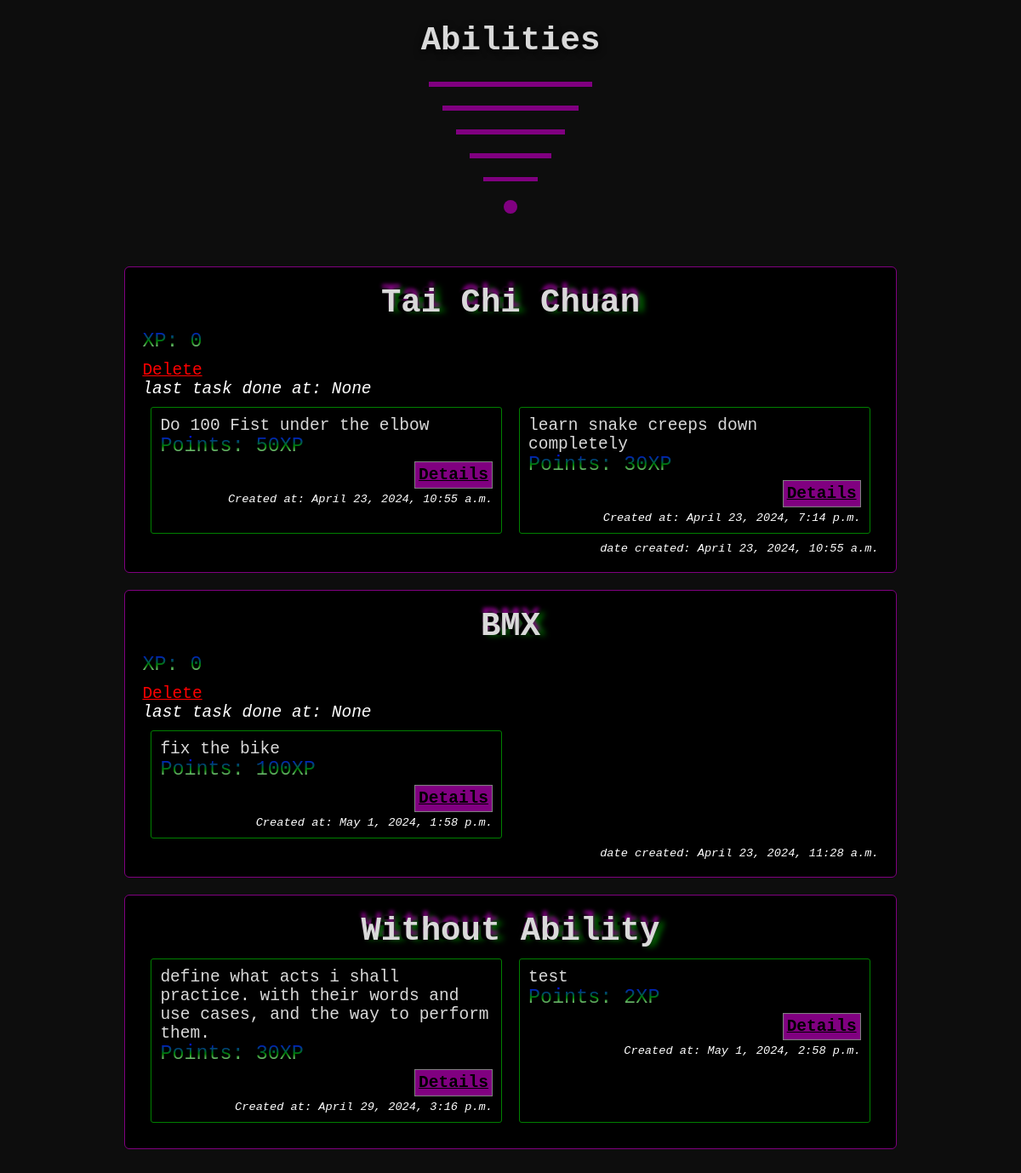
Screenshot of /abilities/list/ with the database file from the repository.
### abilities/models/ability.py (models this page shows, shortened)
class Ability(models.Model):
    name = models.CharField(max_length=100)
    total_xp = models.IntegerField(default=0)
    created_at = models.DateTimeField(auto_now_add=True)
    last_task_done_at = models.DateTimeField(null=True, blank=True)

### tasks/models/task.py (models this page shows, shortened)
class Task(models.Model):
    ability = models.ForeignKey(
        Ability,
        on_delete=models.SET_NULL,
        related_name='tasks_ability',
        null=True,
        blank=True
    )
    description = models.TextField()
    xp = models.IntegerField(default=0)
    is_done = models.BooleanField(default=False)
    is_added = models.BooleanField(default=False)
    created_at = models.DateTimeField(auto_now_add=True)
    done_at = models.DateTimeField(null=True, blank=True)

### abilities/views/list_abilities.py (the view)
# urls.py: path('list/', AbilityListGenericView.as_view(), name='ability_list_generic'),
class AbilityListGenericView(generic.ListView):
    model = Ability
    template_name = 'all_abilities.html'
    context_object_name = 'abilities'
    def get_context_data(self, **kwargs):
        context = super().get_context_data(**kwargs)
        abilities = context['abilities']
        tasks_without_ability = Task.objects.filter(ability__isnull=True)
        for ability in abilities:
            tasks = Task.objects.filter(ability=ability)
            ability.tasks = tasks  # Add tasks to ability object
        context['tasks_without_ability'] = tasks_without_ability
        return context

### abilities/templates/all_abilities.html (shortened to what this page needs)
<!DOCTYPE html>
<html lang="en">
<head>
</head>
<body>
    <center>
        <h1 class="title">Abilities</h1>
        <div style="height:0.3em; width:12rem; background-color:purple;" ></div><br>
        <div style="height:0.3em; width:10rem; background-color:purple;" ></div><br>
        <div style="height:0.3em; width:8rem; background-color:purple;" ></div><br>
        <div style="height:0.3em; width:6rem; background-color:purple;" ></div><br>
        <div style="height:0.3em; width:4rem; background-color:purple;" ></div><br>
        <div style="height:1rem; width:1rem; background-color:purple; border-radius:2rem;" ></div><br>
    </center>
    <div class="container">
        {% for ability in abilities %}
            <div class="ability">
                <div class="name">{{ ability.name }}</div>
                <div class="xp">XP: {{ ability.total_xp }}</div>
                <a href="{% url 'ability_delete' ability.pk %}" style="color:red;">Delete</a>
                <div class="last-task-done">last task done at: {{ ability.last_task_done_at }}</div>
                <div class="tasks">
                    {% for task in ability.tasks %}
                        {% if task.is_done == False %}
                            <div class="task">
                                <div class="task-info">
                                    <div>{{ task.description }}</div>
                                    <div class="xp">Points: {{ task.xp }}XP</div>
                                    <div style="text-align:right;"><a style="background-color:purple; color:black; border:solid 1px gray; padding:4px; font-weight:bold;" href="#">Details</a></div>
                                </div>
                                <div class="created">Created at: {{ task.created_at }}</div>
                            </div>
                        {% endif %}
                    {% endfor %}
                </div>
               <div class="created">date created: {{ ability.created_at }}</div>
            </div>
        {% endfor %}
        <div class="ability">
            <div class="name">Without Ability</div>
            {% if tasks_without_ability %}
                <div class="tasks">
                    {% for task in tasks_without_ability %}
                        {% if task.is_done == False %}
                            <div class="task">
                                <div class="task-info">
                                    <div>{{ task.description }}</div>
                                    <div class="xp">Points: {{ task.xp }}XP</div>
                                    <div style="text-align:right;"><a style="background-color:purple; color:black; border:solid 1px gray; padding:4px; font-weight:bold;" href="#">Details</a></div>
                                </div>
                                <div class="created">Created at: {{ task.created_at }}</div>
                            </div>
                        {% endif %}
                    {% endfor %}
                </div>
            {% endif %}
        </div>
    </div>
</body>
</html>

### abilities/templates/all_abilities.html (style rules this page uses)
body { font-family:monospace; background-color:#0d0d0d; color:#d9d9d9; font-size:1.5em; }
.title { text-shadow:0px 3px 10px black; }
.container { height:max-content; width:80%; min-width:600px; padding:20px; margin: 0 auto }
.container .ability { margin:20px; border:solid 1px purple; border-radius:6px; padding:20px; background-color:black; }
.container .ability .name { font-weight:bold; margin-bottom:10px; font-size:2em; text-align:center; text-shadow: -6px 0px 1px black, 0px -6px 4px purple, 6px 0px 7px green; }
.container .ability .xp { background: linear-gradient(blue, green, white); -webkit-background-clip: text; -webkit-text-fill-color: transparent; margin-bottom:10px; font-size:1.2em; text-align:left; }
.container .ability .created { font-style:italic; color:white; text-align:right; font-size:0.7em; }
.container .ability .last-task-done { font-style:italic; color:white; text-align:left; }
.tasks { display: flex; flex-wrap: wrap; gap: 20px; margin:10px; }
.task { background-color: 0d0d0d; color: #d9d9d9; padding: 10px; border-radius: 3px; width: calc(50% - 10px); box-sizing: border-box; border:1px green solid; }
.task-info { margin-bottom: 10px; }

### rows the page displays
Ability: name "Tai Chi Chuan", total_xp "0", last_task_done_at "None", created_at "April 23, 2024, 10:55 a.m."
Task: description "Do 100 Fist under the elbow", xp "50", created_at "April 23, 2024, 10:55 a.m."
Task: description "learn snake creeps down completely", xp "30", created_at "April 23, 2024, 7:14 p.m."
Ability: name "BMX", total_xp "0", last_task_done_at "None", created_at "April 23, 2024, 11:28 a.m."
Task: description "fix the bike", xp "100", created_at "May 1, 2024, 1:58 p.m."
Task: description "define what acts i shall practice. with their words and use cases, and the way to perform them.", xp "30", created_at "April 29, 2024, 3:16 p.m."
Task: description "test", xp "2", created_at "May 1, 2024, 2:58 p.m."
